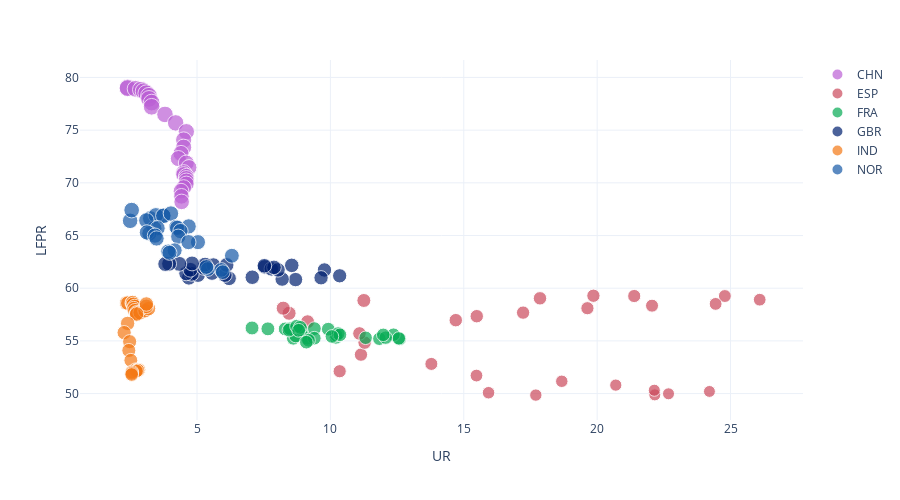

The notebook cell this image was saved under:
### Code cell
fig.for_each_trace(
    lambda trace: trace.update(name=trace.name.replace("Country Code=", "")))

### Figure 1 — Plotly figure (JSON) as saved in the notebook; plotly's stock layout.template omitted (floating-point values rounded to 4 significant figures)
{"data": [{"customdata": [[1991, 77.15], [1992, 77.09], [1993, 76.79], [1994, 76.54], [1995, 76.33], [1996, 76.07], [1997, 75.75], [1998, 75.47], [1999, 75.06], [2000, 74.67], [2001, 73.58], [2002, 72.51], [2003, 71.41], [2004, 70.73], [2005, 70.08], [2006, 69.58], [2007, 69.19], [2008, 68.57], [2009, 68.09], [2010, 67.78], [2011, 67.6], [2012, 67.37], [2013, 67.18], [2014, 66.95], [2015, 66.68], [2016, 66.42], [2017, 66.16], [2018, 65.68], [2019, 65.18]], "hoverlabel": {"namelength": 0}, "hovertemplate": "<b>%{hovertext}</b><br><br>Country Code=CHN<br>UR=%{x}<br>LFPR=%{y}<br>E/pop=%{customdata[1]}<br>year=%{customdata[0]}", "hovertext": ["China", "China", "China", "China", "China", "China", "China", "China", "China", "China", "China", "China", "China", "China", "China", "China", "China", "China", "China", "China", "China", "China", "China", "China", "China", "China", "China", "China", "China"], "legendgroup": "Country Code=CHN", "marker": {"color": "#bb60d5", "size": [77.15, 77.09, 76.79, 76.54, 76.33, 76.07, 75.75, 75.47, 75.06, 74.67, 73.58, 72.51, 71.41, 70.73, 70.08, 69.58, 69.19, 68.57, 68.09, 67.78, 67.6, 67.37, 67.18, 66.95, 66.68, 66.42, 66.16, 65.68, 65.18], "sizemode": "area", "sizeref": 0.5358, "symbol": "circle"}, "mode": "markers", "name": "CHN", "showlegend": true, "type": "scatter", "x": [2.4, 2.4, 2.7, 2.9, 3, 3.1, 3.2, 3.2, 3.3, 3.3, 3.8, 4.2, 4.6, 4.5, 4.5, 4.4, 4.3, 4.6, 4.7, 4.5, 4.5, 4.6, 4.6, 4.6, 4.6, 4.5, 4.4, 4.417, 4.424], "xaxis": "x", "y": [79.05, 78.98, 78.92, 78.83, 78.69, 78.5, 78.26, 77.96, 77.62, 77.22, 76.49, 75.69, 74.85, 74.07, 73.38, 72.79, 72.3, 71.88, 71.45, 70.97, 70.79, 70.62, 70.41, 70.18, 69.89, 69.55, 69.21, 68.72, 68.19], "yaxis": "y"}, {"customdata": [[1991, 42.1], [1992, 41.03], [1993, 38.82], [1994, 38.05], [1995, 38.65], [1996, 39.17], [1997, 40.29], [1998, 41.61], [1999, 43.71], [2000, 45.53], [2001, 46.73], [2002, 47.71], [2003, 48.65], [2004, 49.53], [2005, 51.62], [2006, 52.75], [2007, 53.32], [2008, 52.21], [2009, 48.5], [2010, 47.51], [2011, 46.58], [2012, 44.57], [2013, 43.54], [2014, 44.21], [2015, 45.47], [2016, 46.69], [2017, 47.75], [2018, 48.46], [2019, 48.59]], "hoverlabel": {"namelength": 0}, "hovertemplate": "<b>%{hovertext}</b><br><br>Country Code=ESP<br>UR=%{x}<br>LFPR=%{y}<br>E/pop=%{customdata[1]}<br>year=%{customdata[0]}", "hovertext": ["Spain", "Spain", "Spain", "Spain", "Spain", "Spain", "Spain", "Spain", "Spain", "Spain", "Spain", "Spain", "Spain", "Spain", "Spain", "Spain", "Spain", "Spain", "Spain", "Spain", "Spain", "Spain", "Spain", "Spain", "Spain", "Spain", "Spain", "Spain", "Spain"], "legendgroup": "Country Code=ESP", "marker": {"color": "#cb495c", "size": [42.1, 41.03, 38.82, 38.05, 38.65, 39.17, 40.29, 41.61, 43.71, 45.53, 46.73, 47.71, 48.65, 49.53, 51.62, 52.75, 53.32, 52.21, 48.5, 47.51, 46.58, 44.57, 43.54, 44.21, 45.47, 46.69, 47.75, 48.46, 48.59], "sizemode": "area", "sizeref": 0.5358, "symbol": "circle"}, "mode": "markers", "name": "ESP", "showlegend": true, "type": "scatter", "x": [15.93, 17.7, 22.16, 24.21, 22.67, 22.14, 20.7, 18.67, 15.48, 13.78, 10.35, 11.15, 11.28, 11.09, 9.146, 8.452, 8.232, 11.25, 17.86, 19.86, 21.39, 24.79, 26.09, 24.44, 22.06, 19.64, 17.22, 15.49, 14.7], "xaxis": "x", "y": [50.08, 49.86, 49.88, 50.2, 49.98, 50.32, 50.8, 51.17, 51.71, 52.81, 52.12, 53.69, 54.83, 55.7, 56.82, 57.62, 58.1, 58.84, 59.04, 59.28, 59.26, 59.26, 58.91, 58.51, 58.34, 58.1, 57.68, 57.34, 56.97], "yaxis": "y"}, {"customdata": [[1991, 50.21], [1992, 49.68], [1993, 49.03], [1994, 48.24], [1995, 48.67], [1996, 48.71], [1997, 48.3], [1998, 48.63], [1999, 48.92], [2000, 49.87], [2001, 50.49], [2002, 50.64], [2003, 51.47], [2004, 51.06], [2005, 51.39], [2006, 51.3], [2007, 51.84], [2008, 52.25], [2009, 51.46], [2010, 51.29], [2011, 51.07], [2012, 50.88], [2013, 50.54], [2014, 49.97], [2015, 49.82], [2016, 49.85], [2017, 50.06], [2018, 50], [2019, 49.88]], "hoverlabel": {"namelength": 0}, "hovertemplate": "<b>%{hovertext}</b><br><br>Country Code=FRA<br>UR=%{x}<br>LFPR=%{y}<br>E/pop=%{customdata[1]}<br>year=%{customdata[0]}", "hovertext": ["France", "France", "France", "France", "France", "France", "France", "France", "France", "France", "France", "France", "France", "France", "France", "France", "France", "France", "France", "France", "France", "France", "France", "France", "France", "France", "France", "France", "France"], "legendgroup": "Country Code=FRA", "marker": {"color": "#06ab54", "size": [50.21, 49.68, 49.03, 48.24, 48.67, 48.71, 48.3, 48.63, 48.92, 49.87, 50.49, 50.64, 51.47, 51.06, 51.39, 51.3, 51.84, 52.25, 51.46, 51.29, 51.07, 50.88, 50.54, 49.97, 49.82, 49.85, 50.06, 50, 49.88], "sizemode": "area", "sizeref": 0.5358, "symbol": "circle"}, "mode": "markers", "name": "FRA", "showlegend": true, "type": "scatter", "x": [9.134, 10.2, 11.32, 12.59, 11.84, 12.37, 12.57, 12.07, 11.98, 10.22, 8.61, 8.702, 8.306, 8.914, 8.493, 8.448, 7.657, 7.063, 8.736, 8.871, 8.811, 9.4, 9.921, 10.29, 10.36, 10.06, 9.397, 9.18, 9.099], "xaxis": "x", "y": [55.26, 55.33, 55.29, 55.19, 55.2, 55.59, 55.24, 55.31, 55.57, 55.54, 55.25, 55.47, 56.13, 56.05, 56.15, 56.03, 56.14, 56.22, 56.39, 56.28, 56.0, 56.16, 56.11, 55.7, 55.58, 55.42, 55.25, 55.06, 54.88], "yaxis": "y"}, {"customdata": [[1991, 56.85], [1992, 55.69], [1993, 54.85], [1994, 55.1], [1995, 55.53], [1996, 55.88], [1997, 56.72], [1998, 57.15], [1999, 57.55], [2000, 58.02], [2001, 58.12], [2002, 58.16], [2003, 58.41], [2004, 58.59], [2005, 58.81], [2006, 58.76], [2007, 58.66], [2008, 58.69], [2009, 57.34], [2010, 57.02], [2011, 56.78], [2012, 57.09], [2013, 57.45], [2014, 58.4], [2015, 58.94], [2016, 59.35], [2017, 59.61], [2018, 59.85], [2019, 59.93]], "hoverlabel": {"namelength": 0}, "hovertemplate": "<b>%{hovertext}</b><br><br>Country Code=GBR<br>UR=%{x}<br>LFPR=%{y}<br>E/pop=%{customdata[1]}<br>year=%{customdata[0]}", "hovertext": ["United Kingdom", "United Kingdom", "United Kingdom", "United Kingdom", "United Kingdom", "United Kingdom", "United Kingdom", "United Kingdom", "United Kingdom", "United Kingdom", "United Kingdom", "United Kingdom", "United Kingdom", "United Kingdom", "United Kingdom", "United Kingdom", "United Kingdom", "United Kingdom", "United Kingdom", "United Kingdom", "United Kingdom", "United Kingdom", "United Kingdom", "United Kingdom", "United Kingdom", "United Kingdom", "United Kingdom", "United Kingdom", "United Kingdom"], "legendgroup": "Country Code=GBR", "marker": {"color": "#002070", "size": [56.85, 55.69, 54.85, 55.1, 55.53, 55.88, 56.72, 57.15, 57.55, 58.02, 58.12, 58.16, 58.41, 58.59, 58.81, 58.76, 58.66, 58.69, 57.34, 57.02, 56.78, 57.09, 57.45, 58.4, 58.94, 59.35, 59.61, 59.85, 59.93], "sizemode": "area", "sizeref": 0.5358, "symbol": "circle"}, "mode": "markers", "name": "GBR", "showlegend": true, "type": "scatter", "x": [8.552, 9.777, 10.35, 9.65, 8.694, 8.192, 7.072, 6.203, 6.043, 5.562, 4.695, 5.037, 4.807, 4.594, 4.75, 5.35, 5.262, 5.615, 7.537, 7.787, 8.037, 7.885, 7.525, 6.11, 5.301, 4.813, 4.335, 3.954, 3.809], "xaxis": "x", "y": [62.17, 61.73, 61.18, 60.99, 60.82, 60.87, 61.04, 60.94, 61.25, 61.44, 60.99, 61.25, 61.36, 61.41, 61.75, 62.08, 61.92, 62.19, 62.02, 61.83, 61.74, 61.98, 62.13, 62.2, 62.24, 62.35, 62.31, 62.32, 62.3], "yaxis": "y"}, {"customdata": [[1991, 57.21], [1992, 57.17], [1993, 57.08], [1994, 57.12], [1995, 56.94], [1996, 56.71], [1997, 56.54], [1998, 56.32], [1999, 56.09], [2000, 55.92], [2001, 56.02], [2002, 56.1], [2003, 56.22], [2004, 56.47], [2005, 56.69], [2006, 55.99], [2007, 55.3], [2008, 54.52], [2009, 53.57], [2010, 52.77], [2011, 51.82], [2012, 50.85], [2013, 50.78], [2014, 50.8], [2015, 50.76], [2016, 50.71], [2017, 50.72], [2018, 50.6], [2019, 50.49]], "hoverlabel": {"namelength": 0}, "hovertemplate": "<b>%{hovertext}</b><br><br>Country Code=IND<br>UR=%{x}<br>LFPR=%{y}<br>E/pop=%{customdata[1]}<br>year=%{customdata[0]}", "hovertext": ["India", "India", "India", "India", "India", "India", "India", "India", "India", "India", "India", "India", "India", "India", "India", "India", "India", "India", "India", "India", "India", "India", "India", "India", "India", "India", "India", "India", "India"], "legendgroup": "Country Code=IND", "marker": {"color": "#f47915", "size": [57.21, 57.17, 57.08, 57.12, 56.94, 56.71, 56.54, 56.32, 56.09, 55.92, 56.02, 56.1, 56.22, 56.47, 56.69, 55.99, 55.3, 54.52, 53.57, 52.77, 51.82, 50.85, 50.78, 50.8, 50.76, 50.71, 50.72, 50.6, 50.49], "sizemode": "area", "sizeref": 0.5358, "symbol": "circle"}, "mode": "markers", "name": "IND", "showlegend": true, "type": "scatter", "x": [2.361, 2.408, 2.573, 2.591, 2.611, 2.665, 2.63, 2.671, 2.744, 2.731, 2.868, 3.052, 3.182, 3.098, 3.102, 2.737, 2.399, 2.268, 2.475, 2.444, 2.519, 2.69, 2.823, 2.765, 2.782, 2.73, 2.557, 2.551, 2.551], "xaxis": "x", "y": [58.6, 58.58, 58.59, 58.64, 58.46, 58.26, 58.06, 57.87, 57.67, 57.49, 57.67, 57.86, 58.06, 58.28, 58.5, 57.56, 56.66, 55.78, 54.93, 54.09, 53.15, 52.25, 52.26, 52.24, 52.21, 52.13, 52.05, 51.93, 51.81], "yaxis": "y"}, {"customdata": [[1991, 58.48], [1992, 58.08], [1993, 57.85], [1994, 58.7], [1995, 59.1], [1996, 61.13], [1997, 62.78], [1998, 64.36], [1999, 64.46], [2000, 64.6], [2001, 64.38], [2002, 64.38], [2003, 63.03], [2004, 62.92], [2005, 62.55], [2006, 63.45], [2007, 64.74], [2008, 65.69], [2009, 64.37], [2010, 63.38], [2011, 63.1], [2012, 63.26], [2013, 62.77], [2014, 62.46], [2015, 62.1], [2016, 61.36], [2017, 60.94], [2018, 60.99], [2019, 60.85]], "hoverlabel": {"namelength": 0}, "hovertemplate": "<b>%{hovertext}</b><br><br>Country Code=NOR<br>UR=%{x}<br>LFPR=%{y}<br>E/pop=%{customdata[1]}<br>year=%{customdata[0]}", "hovertext": ["Norway", "Norway", "Norway", "Norway", "Norway", "Norway", "Norway", "Norway", "Norway", "Norway", "Norway", "Norway", "Norway", "Norway", "Norway", "Norway", "Norway", "Norway", "Norway", "Norway", "Norway", "Norway", "Norway", "Norway", "Norway", "Norway", "Norway", "Norway", "Norway"], "legendgroup": "Country Code=NOR", "marker": {"color": "#165aa7", "size": [58.48, 58.08, 57.85, 58.7, 59.1, 61.13, 62.78, 64.36, 64.46, 64.6, 64.38, 64.38, 63.03, 62.92, 62.55, 63.45, 64.74, 65.69, 64.37, 63.38, 63.1, 63.26, 62.77, 62.46, 62.1, 61.36, 60.94, 60.99, 60.85], "sizemode": "area", "sizeref": 0.5358, "symbol": "circle"}, "mode": "markers", "name": "NOR", "showlegend": true, "type": "scatter", "x": [5.407, 5.91, 5.965, 5.349, 6.307, 5.036, 4.687, 3.737, 3.247, 3.458, 3.738, 4.022, 4.221, 4.256, 4.381, 3.399, 2.493, 2.55, 3.103, 3.521, 3.215, 3.123, 3.423, 3.484, 4.296, 4.679, 4.162, 3.919, 3.967], "xaxis": "x", "y": [61.82, 61.73, 61.52, 62.01, 63.08, 64.37, 65.86, 66.86, 66.62, 66.92, 66.88, 67.08, 65.8, 65.72, 65.42, 65.68, 66.4, 67.41, 66.43, 65.69, 65.2, 65.29, 64.99, 64.72, 64.89, 64.37, 63.59, 63.48, 63.36], "yaxis": "y"}], "layout": {"height": 500, "legend": {"itemsizing": "constant", "tracegroupgap": 0}, "margin": {"t": 60}, "xaxis": {"anchor": "y", "domain": [0, 1], "title": {"text": "UR"}}, "yaxis": {"anchor": "x", "domain": [0, 1], "title": {"text": "LFPR"}}}}
